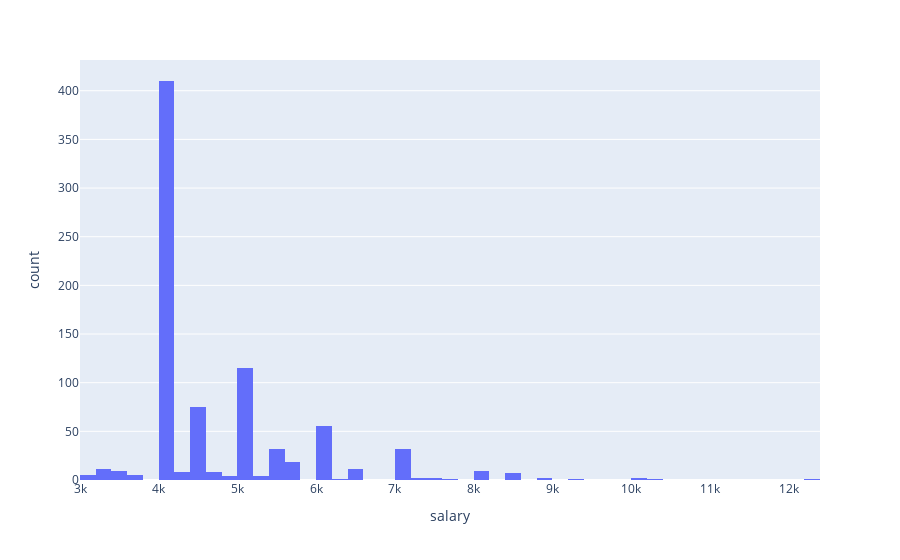

Notebook code cell kept with this figure:
### Code cell
#expected salary for fresh grades is around 4k
fig = px.histogram(fresh_grad_jobs_df, x="salary")
fig.show()

### Figure 1 — Plotly figure (JSON) as saved in the notebook; plotly's stock layout.template omitted (floating-point values rounded to 4 significant figures; data arrays with more than 128 entries replaced by an {"elided": "..."} marker saying what was removed)
{"data": [{"alignmentgroup": "True", "bingroup": "x", "hovertemplate": "salary=%{x}<br>count=%{y}<extra></extra>", "legendgroup": "", "marker": {"color": "#636efa", "pattern": {"shape": ""}}, "name": "", "offsetgroup": "", "orientation": "v", "showlegend": false, "type": "histogram", "x": {"elided": "832 int values"}, "xaxis": "x", "yaxis": "y"}], "layout": {"barmode": "relative", "legend": {"tracegroupgap": 0}, "margin": {"t": 60}, "xaxis": {"anchor": "y", "domain": [0, 1], "title": {"text": "salary"}}, "yaxis": {"anchor": "x", "domain": [0, 1], "title": {"text": "count"}}}}
